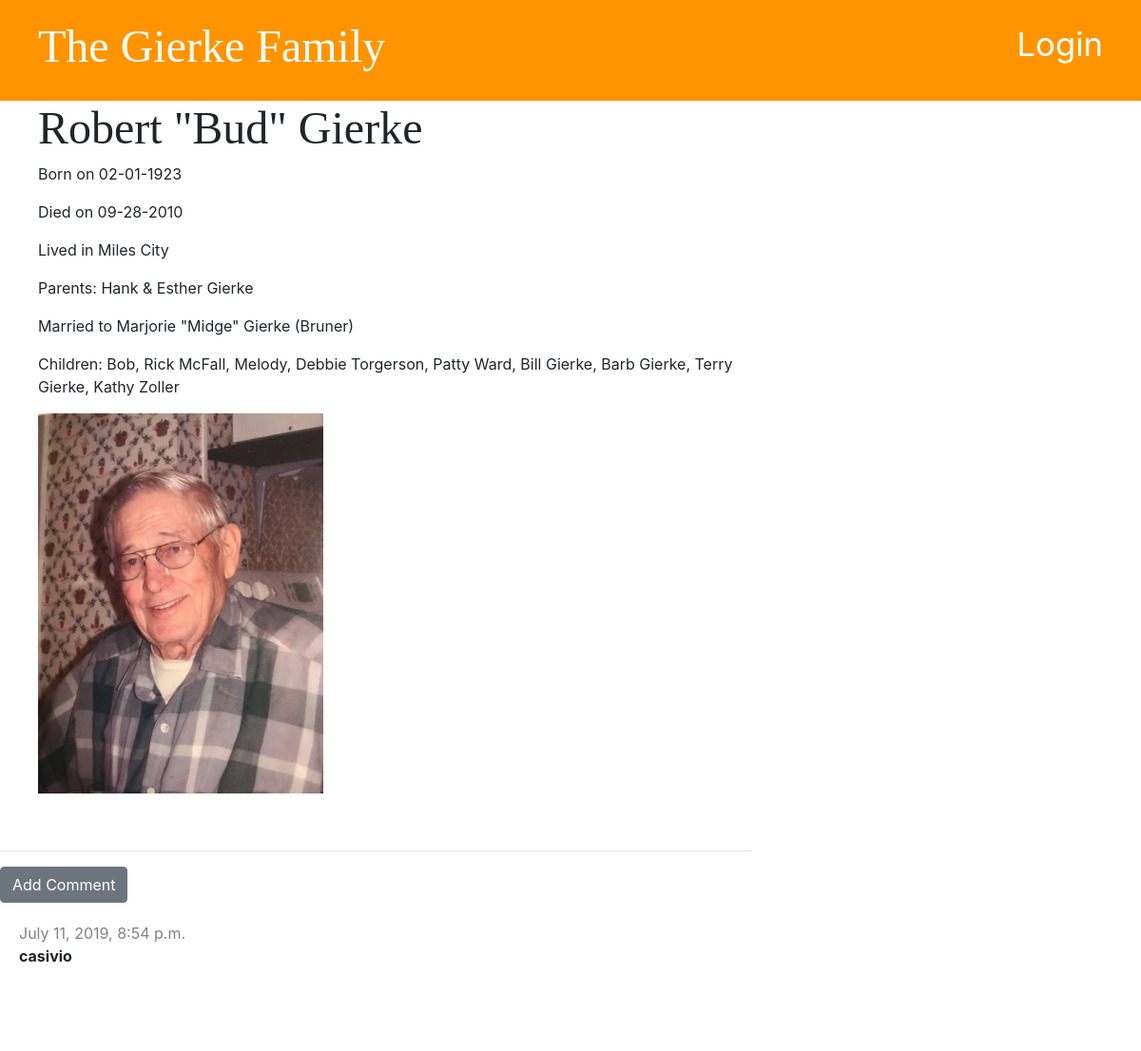
Screenshot of /post/3/ with the database file from the repository.
### blog/models.py (models this page shows, shortened)
class Post(models.Model):
	author = models.ForeignKey('auth.User', on_delete=models.CASCADE)
	name = models.CharField(max_length=200, unique=True)
	date_of_birth = models.DateTimeField(blank=True, null=True)
	date_deceased = models.DateTimeField(blank=True, null=True)
	parents = models.CharField(max_length=100, blank=True, null=True)
	spouse = models.CharField(max_length=100, blank=True, null=True)
	children =  models.CharField(max_length=300, blank=True, null=True)
	city =  models.CharField(max_length=100, blank=True, null=True)
	text = models.TextField()
	picture = models.ImageField(blank=True, upload_to='images/', default='images/IMG_3232.JPG')
	created_date = models.DateTimeField(default=timezone.now)
	published_date = models.DateTimeField(blank=True, null=True)

class Comment(models.Model):
	post = models.ForeignKey('blog.Post', on_delete=models.CASCADE, related_name='comments')
	author = models.CharField(max_length=200)
	text = models.TextField()
	created_date = models.DateTimeField(default=timezone.now)
	approved = models.BooleanField(default=False)

### blog/views.py (the view)
# urls.py: path('post/<int:pk>/', views.post_detail, name='post_detail'),
def post_detail(request, pk):
	post = get_object_or_404(Post, pk=pk)
	stuff_for_frontend = {'post': post}
	return render(request, 'blog/post_detail.html', stuff_for_frontend)

### blog/templatetags/markdownify.py (called while the page is built)
@register.filter
def markdown(value):
    renderer = HighlightRenderer()
    markdown = mistune.Markdown(renderer=renderer)
    return markdown(value)

### blog/templates/blog/post_detail.html (shortened to what this page needs)
{% extends 'blog/base.html' %}
{% load markdownify %}
{% block content %}
	<div class="post">
		{% if post.published_date %}
			<div>
				<h1>{{ post.name }}</h1>
				<p>Born on {{ post.date_of_birth|date:'m-d-Y' }}</p>
				{% if post.date_deceased is not None %}
					<p>Died on {{ post.date_deceased|date:'m-d-Y' }}</p>
					<p>Lived in {{ post.city }}</p>
				{% else %}
					<p>Still with us today and living in {{ post.city }}</p>
				{% endif %}
				<p>Parents: {{ post.parents }}</p>
				{% if post.spouse is not None %}
					<p>Married to {{ post.spouse }}</p>
				{% else %}
					<p>On the market for a potential spouse</p>
				{% endif %}
				{% if post.children is not None %}
					<p>Children: {{ post.children }}</p>
				{% else %}
					<p>No children... yet <img src="https://thumbs.dreamstime.com/z/winking-face-emoticon-vector-design-smiling-71847858.jpg" height=35</p>
				{% endif %}
			</div>
			<div>
				<img src="{{ post.picture.url }}"height=400>
			</div>
			{% else %}
			<a href={% url 'post_publish' pk=post.pk %} class="btn btn-primary">Publish</a>
		{% endif %}
	</div>
	<hr>
	<a href="{% url 'add_comment_to_post' pk=post.pk %}" class="btn btn-secondary">Add Comment</a>
	{% for comment in post.comments.all %}
		{% if user.is_authenticated or comment.approved %}
		<div class="comment">
			<div class="date">
				{{ comment.created_date }}
			</div>
			<p><strong>{{ comment.author }}</strong></p>
		</div>
		{% endif %}
	{% empty %}
		<p>No comments yet ...</p>
	{% endfor %}
{% endblock %}

### blog/static/css/blog.css (style rules this page uses)
h1, h2, h3, h4 { font-family: 'Tangerine', 'Inconsolata', 'Droid Sans', serif; font-size: 48px; }
.date { color: #828282; margin-top: 20px; }
.post { margin-bottom: 60px; margin-left: 40px; }
.comment { margin: 20px 0px 20px 20px; }

### rows the page displays
Post: name "Robert \"Bud\" Gierke", date_of_birth "02-01-1923", date_deceased "09-28-2010", city "Miles City", parents "Hank & Esther Gierke", spouse "Marjorie \"Midge\" Gierke (Bruner)", children "Bob, Rick McFall, Melody, Debbie Torgerson, Patty Ward, Bill Gierke, Barb Gierke, Terry Gierke, Kathy Zoller", picture (picture)
Comment: created_date "July 11, 2019, 8:54 p.m.", author "casivio"
